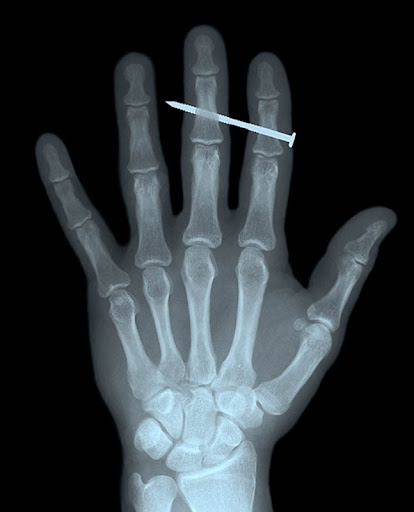
#> input picture ChangingShapeOfImages_HdzJalpaJerzyMoises/rayos2.jpg, 414 x 512 px
$ jupyter execute Erocion03.ipynb
#> lines starting #> are read from the running program, lines starting #| are printed output that depends on the picture
[cell 1]
#EROCION
#Importando librerias
import cv2          #Lectura de imagenes
import matplotlib.pyplot as plt    #Visualizar graficos

image = cv2.imread("rayos2.jpg")
#> image is the input picture: shape (512, 414, 3); mean B, G, R 56.3, 52.4, 45.5
#Define erosion size
s1 = 0      #un punto
s2 = 10
s3 = 10

t1 = cv2.MORPH_RECT                #Tipos de kernel
t2 = cv2.MORPH_CROSS
t3 = cv2.MORPH_ELLIPSE
#Define and save the erosion template
tmp1 = cv2.getStructuringElement(t1, (2*s1 + 1, 2*s1+1), (s1, s1))
tmp2= cv2.getStructuringElement(t2, (2*s2 + 1, 2*s2+1), (s2, s2))     #Marcos para estructuras
tmp3 = cv2.getStructuringElement(t3, (2*s3 + 1, 2*s3+1), (s3, s3))      # +1 para asegurar que haya un pixel central
#Apply the erosion template to the image and save in different variables
final1 = cv2.erode(image, tmp1)
final2 = cv2.erode(image, tmp2)         #Barrido sobre la imagen
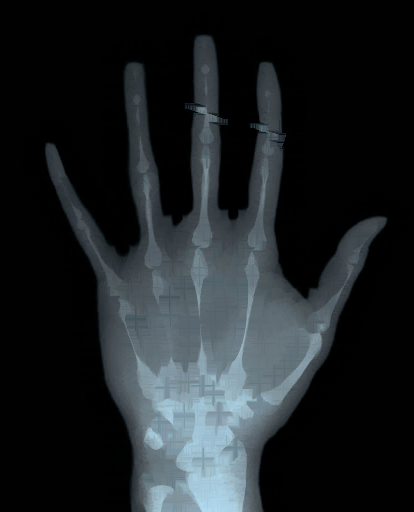
#> final2: shape (512, 414, 3); mean B, G, R 37.1, 34.4, 29.7
final3 = cv2.erode(image, tmp3)
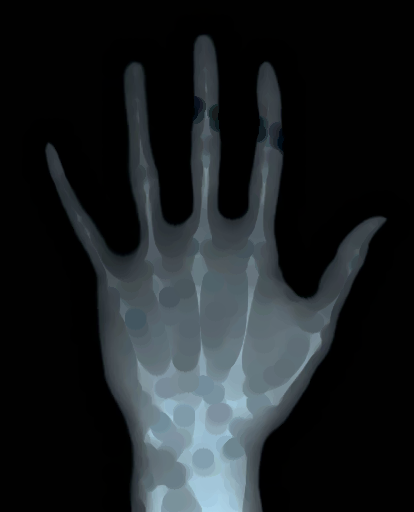
#> final3: shape (512, 414, 3); mean B, G, R 34.2, 31.7, 27.2
#Show all the images with different erosions
plt.figure(0)
plt.imshow(final1)
plt.title("Erosion con Estructura rectangular")
plt.axis('off')  #
plt.figure(1)
plt.imshow(final2)
plt.title("Erosion con estructura en cruz")
plt.axis('off')

plt.figure(2)
plt.imshow(final3)
plt.title("Erosion Erosion con estructura eliptica")
plt.axis('off')

# Display all figures
plt.show()
